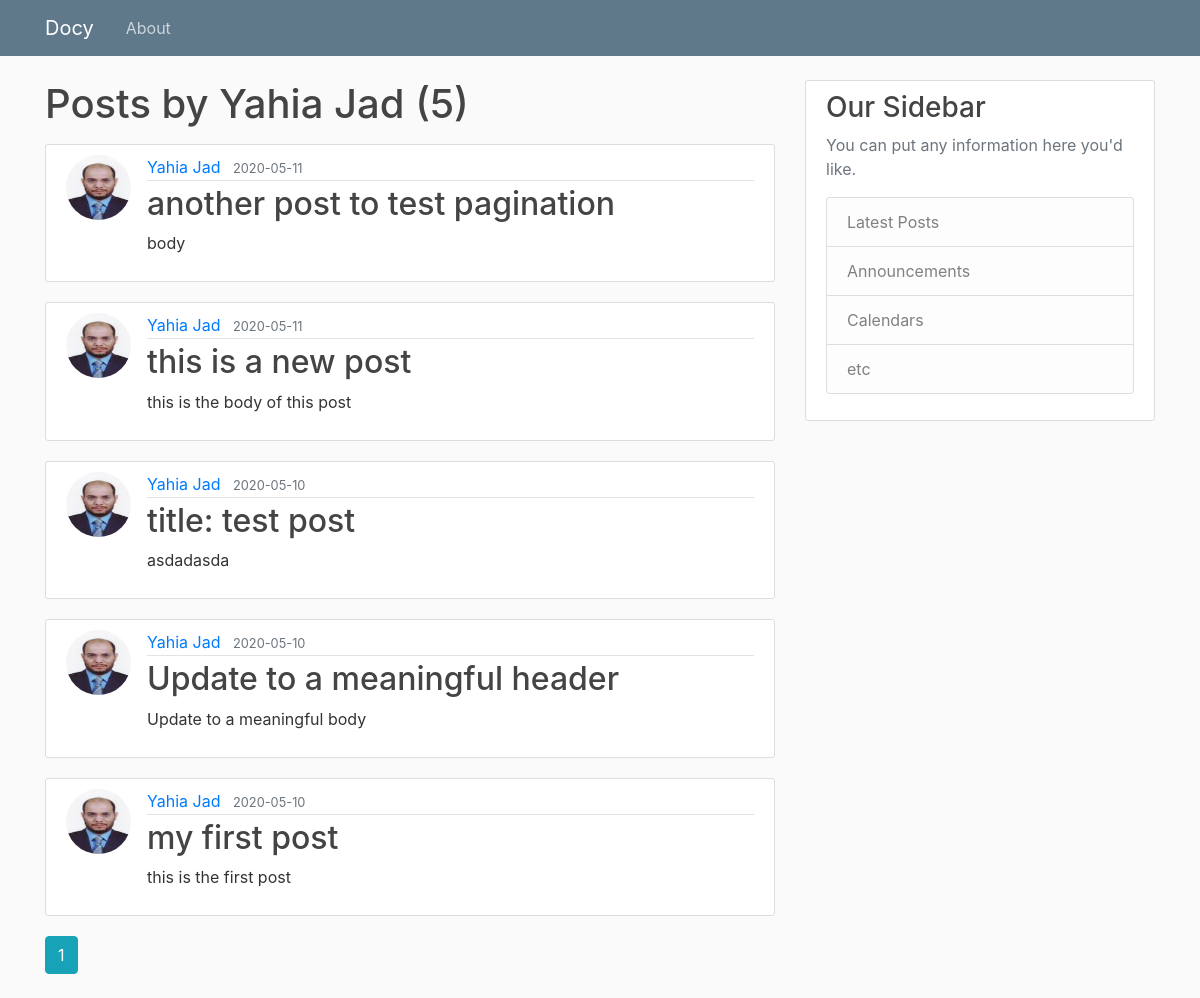
/user/Yahia Jad, run on the app's committed database.
### flaskblog/models.py (models this page shows, shortened)
class User(db.Model, UserMixin):
    id = db.Column(db.Integer, primary_key=True)
    login_name = db.Column(db.String(20), unique=True, nullable=False)
    username = db.Column(db.String(20), unique=True, nullable=False)
    email = db.Column(db.String(120), unique=True, nullable=False)
    image_file = db.Column(db.String(20), nullable=False, default='default.jpg')
    password = db.Column(db.String(60), nullable=False)
    posts = db.relationship('Post', backref='author', lazy=True)
    role_id = db.Column(db.Integer, db.ForeignKey('role.id'), nullable=True)

class Post(db.Model):
    id = db.Column(db.Integer, primary_key=True)
    title = db.Column(db.String(100), nullable=False)
    date_posted = db.Column(db.DateTime, nullable=False, default=datetime.utcnow)
    content = db.Column(db.Text, nullable=False)
    user_id = db.Column(db.Integer, db.ForeignKey('user.id'), nullable=False)

### flaskblog/users/routes.py (the view)
@users.route("/user/<string:username>")
def user_posts(username):
    page = request.args.get('page', 1, type=int)
    user = User.query.filter_by(username=username).first_or_404()
    posts = Post.query.filter_by(author=user)\
        .order_by(Post.date_posted.desc())\
        .paginate(page=page, per_page=5)
    return render_template('user_posts.html', posts=posts, user=user)

### flaskblog/templates/user_posts.html
{% extends "layout.html" %}
{% block content %}
    <h1 class="mb-3">Posts by {{ user.username }} ({{ posts.total }})</h1>
    {% for post in posts.items %}
        <article class="media content-section">
          <img class="rounded-circle article-img" src="{{ url_for('static', filename='profile_pics/' + post.author.image_file) }}">
          <div class="media-body">
            <div class="article-metadata">
              <a class="mr-2" href="{{ url_for('users.user_posts', username=post.author.username) }}">{{ post.author.username }}</a>
              <small class="text-muted">{{ post.date_posted.strftime('%Y-%m-%d') }}</small>
            </div>
            <h2><a class="article-title" href="{{ url_for('posts.post', post_id=post.id) }}">{{ post.title }}</a></h2>
            <p class="article-content">{{ post.content }}</p>
          </div>
        </article>
    {% endfor %}
    {% for page_num in posts.iter_pages(left_edge=1, right_edge=1, left_current=1, right_current=2) %}
      {% if page_num %}
        {% if posts.page == page_num %}
          <a class="btn btn-info mb-4" href="{{ url_for('users.user_posts', username=user.username, page=page_num) }}">{{ page_num }}</a>
        {% else %}
          <a class="btn btn-outline-info mb-4" href="{{ url_for('users.user_posts', username=user.username, page=page_num) }}">{{ page_num }}</a>
        {% endif %}
      {% else %}
        ...
      {% endif %}
    {% endfor %}
{% endblock content %}

### flaskblog/templates/layout.html (shortened to what this page needs)
<!DOCTYPE html>
<html>
<head>
    <link rel="stylesheet" href="https://maxcdn.bootstrapcdn.com/bootstrap/4.0.0/css/bootstrap.min.css">
    <link rel="stylesheet" type="text/css" href="{{ url_for('static', filename='main.css') }}">
</head>
<body>
    <header class="site-header">
      <nav class="navbar navbar-expand-md navbar-dark bg-steel fixed-top">
        <div class="container">
          <a class="navbar-brand mr-4" href="/">Docy</a>
          <div class="collapse navbar-collapse" id="navbarToggle">
            <div class="navbar-nav mr-auto">
              <a class="nav-item nav-link" href="/about">About</a>
            </div>
          </div>
        </div>
      </nav>
    </header>
    <main role="main" class="container">
      <div class="row">
        <div class="col-md-8">
            {% block content %}{% endblock %}
        </div>
        <div class="col-md-4">
          <div class="content-section">
            <h3>Our Sidebar</h3>
            <p class='text-muted'>You can put any information here you'd like.
              <ul class="list-group">
                <li class="list-group-item list-group-item-light">Latest Posts</li>
                <li class="list-group-item list-group-item-light">Announcements</li>
                <li class="list-group-item list-group-item-light">Calendars</li>
                <li class="list-group-item list-group-item-light">etc</li>
              </ul>
            </p>
          </div>
        </div>
      </div>
    </main>
</body>
</html>

### flaskblog/static/main.css (style rules this page uses)
body { background: #fafafa; color: #333333; margin-top: 5rem; }
h1, h2, h3, h4, h5, h6 { color: #444444; }
.bg-steel { background-color: #5f788a; }
.site-header .navbar-nav .nav-link { color: #cbd5db; }
.content-section { background: #ffffff; padding: 10px 20px; border: 1px solid #dddddd; border-radius: 3px; margin-bottom: 20px; }
.article-title { color: #444444; }
.article-content { white-space: pre-line; }
.article-img { height: 65px; width: 65px; margin-right: 16px; }
.article-metadata { padding-bottom: 1px; margin-bottom: 4px; border-bottom: 1px solid #e3e3e3 }

### data on the page
User: username "Yahia Jad"
Post: image_file (picture), author.username "Yahia Jad", date_posted "2020-05-11", title "another post to test pagination", content "body"
Post: image_file (picture), author.username "Yahia Jad", date_posted "2020-05-11", title "this is a new post", content "this is the body of this post"
Post: image_file (picture), author.username "Yahia Jad", date_posted "2020-05-10", title "title: test post", content "asdadasda"
Post: image_file (picture), author.username "Yahia Jad", date_posted "2020-05-10", title "Update to a meaningful header", content "Update to a meaningful body"
Post: image_file (picture), author.username "Yahia Jad", date_posted "2020-05-10", title "my first post", content "this is the first post"

### other printed values
{{ posts.total }} "5"
{{ page_num }} "1"
